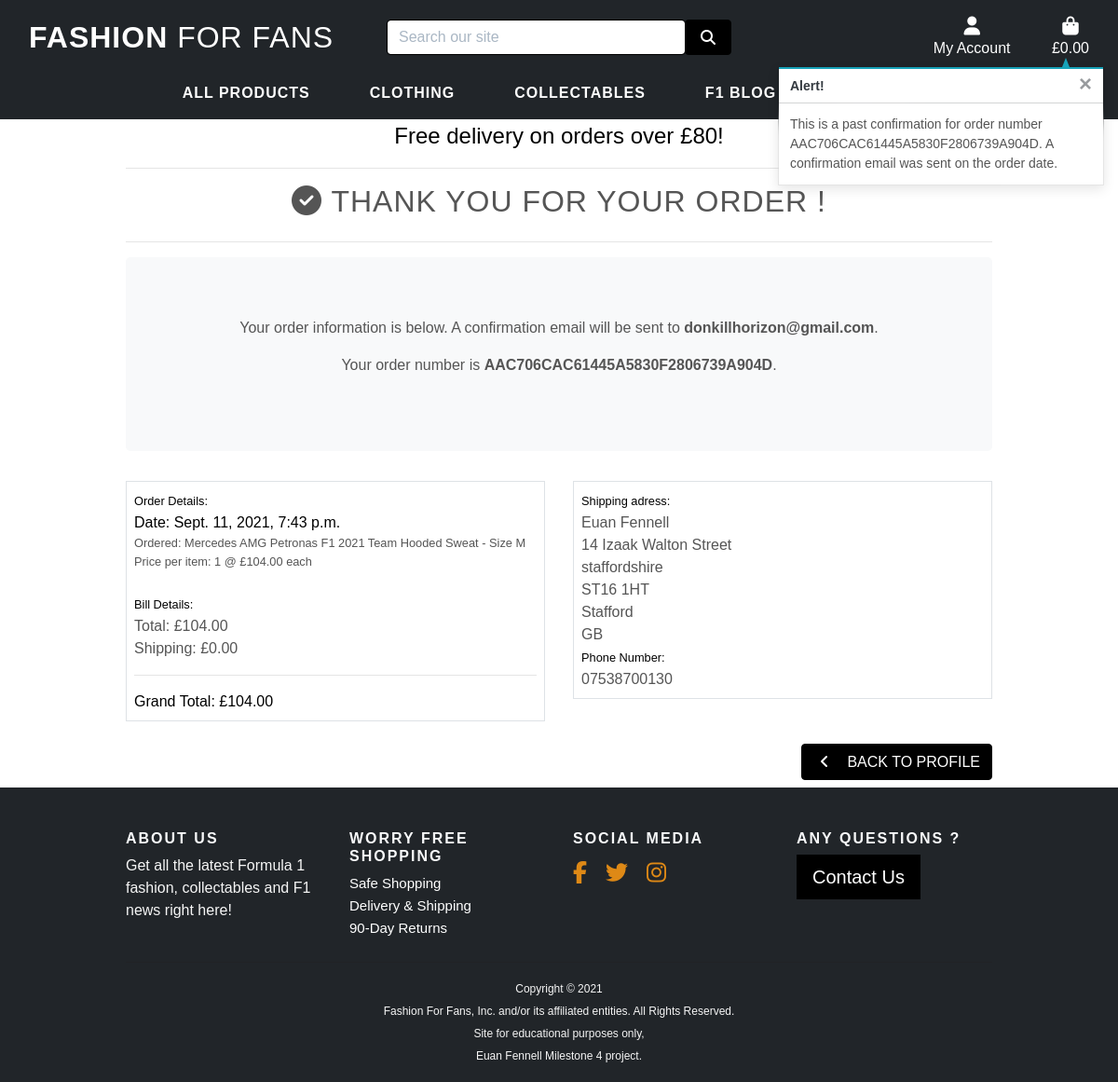
/profile/order_history/AAC706CAC61445A5830F2806739A904D, run on the app's committed database.
### checkout/models.py (models this page shows, shortened)
class Order(models.Model):
    order_number = models.CharField(max_length=32, null=False, editable=False)
    user_profile = models.ForeignKey(UserProfile, on_delete=models.SET_NULL,
                                     null=True, blank=True,
                                     related_name='orders')
    full_name = models.CharField(max_length=50, null=False, blank=False)
    email = models.EmailField(max_length=254, null=False, blank=False)
    phone_number = models.CharField(max_length=20, null=False, blank=False)
    country = CountryField(blank_label='Country *', null=False, blank=False)
    postcode = models.CharField(max_length=20, null=True, blank=True)
    town_or_city = models.CharField(max_length=40, null=False, blank=False)
    street_address1 = models.CharField(max_length=80, null=False, blank=False)
    street_address2 = models.CharField(max_length=80, null=True, blank=True)
    county = models.CharField(max_length=80, null=True, blank=True)
    date = models.DateTimeField(auto_now_add=True)
    delivery_cost = models.DecimalField(max_digits=6, decimal_places=2,
                                        null=False, default=0)
    order_total = models.DecimalField(max_digits=10, decimal_places=2,
                                      null=False, default=0)
    grand_total = models.DecimalField(max_digits=10, decimal_places=2,
                                      null=False, default=0)
    original_bag = models.TextField(null=False, blank=False, default='')
    stripe_pid = models.CharField(max_length=254, null=False,
                                  blank=False, default='')

class OrderLineItem(models.Model):
    order = models.ForeignKey(Order, null=False, blank=False, on_delete=models.CASCADE, related_name='lineitems')
    product = models.ForeignKey(Product, null=False, blank=False, on_delete=models.CASCADE)
    product_size = models.CharField(max_length=2, null=True, blank=True)  # XS, S, M, L, XL
    quantity = models.IntegerField(null=False, blank=False, default=0)
    lineitem_total = models.DecimalField(max_digits=6, decimal_places=2, null=False, blank=False, editable=False)

### products/models.py (models this page shows, shortened)
class Product(models.Model):
    Sizes = (('XS', 'X-Small'), ('S', 'Small'), ('M', 'Medium'),
             ('L', 'Large'), ('XL', 'X-Large'))
    INTEGER_QTY = [tuple([x, x]) for x in range(1, 2500)]
    category = models.ForeignKey(
        'Category', null=True, blank=True, on_delete=models.SET_NULL)
    team = models.ForeignKey(
        'Team', null=True, blank=True, on_delete=models.SET_NULL)
    sku = models.CharField(max_length=254, null=True, blank=True)
    name = models.CharField(max_length=254)
    description = models.TextField()
    has_sizes = models.BooleanField(default=False, null=True, blank=True)
    size = MultiSelectField(choices=Sizes, null=True, blank=True)
    qty = models.IntegerField(default='5')
    price = models.DecimalField(max_digits=6, decimal_places=2)
    image_url = models.URLField(max_length=1024, null=True, blank=True)
    image = models.ImageField(null=True, blank=True)

### profiles/views.py (the view)
# urls.py: path('order_history/<order_number>', views.order_history, name='order_history'),
def order_history(request, order_number):
    order = get_object_or_404(Order, order_number=order_number)
    messages.info(request, (
        f'This is a past confirmation for order number {order_number}. '
        'A confirmation email was sent on the order date.'
    ))
    template = 'checkout/checkout_success.html'
    context = {
        'order': order,
        'from_profile': True,
    }
    return render(request, template, context)

### bag/contexts.py (called while the page is built, shortened)
def bag_contents(request):
    bag_items = []
    total = 0
    product_count = 0
    bag = request.session.get('bag', {})
    if total < settings.FREE_DELIVERY_THRESHOLD:
        delivery = total * Decimal(settings.STANDARD_DELIVERY_PERCENTAGE/100)
        free_delivery_delta = settings.FREE_DELIVERY_THRESHOLD - total
    else:
        delivery = 0
        free_delivery_delta = 0
    grand_total = delivery + total
    context = {
        'bag_items': bag_items,
        'total': total,
        'product_count': product_count,
        'delivery': delivery,
        'free_delivery_delta': free_delivery_delta,
        'free_delivery_threshold': settings.FREE_DELIVERY_THRESHOLD,
        'grand_total': grand_total,
    }
    return context

### checkout/templates/checkout/checkout_success.html (shortened to what this page needs)
{% extends "base.html" %}
{% load static %}
{% block extra_css %}
    <link rel="stylesheet" href="{% static 'checkout/css/checkout.css' %}">
{% endblock %}
{% block page_header %}
    <div class="container header-container">
    </div>
{% endblock %}
{% block content %}
    <div class="overlay"></div>
    <div class="container checkout-container">
        <div class="row">
            <div class="col text-center">
                <hr>
                <h2 class="logo-font mb-4 text-full main-font"><i class="fas fa-check-circle"></i> Thank you for your order !</h2>
                <hr>
                <div class=" jumbotron bg-light">
                    <p class="text-full bg-light main-font">Your order information is below. A confirmation email will be sent to <strong>{{ order.email }}</strong>.</p>
                    <p class="text-full bg-light main-font">Your order number is <strong>{{ order.order_number }}</strong>.</p>
                </div>
            </div>
        </div>
        <div class="row">
            <div class="col-12 col-lg-6">
                <div class="order-confirmation-wrapper p-2 border text-full">
                    <small class="text-black">Order Details:</small>
                    <p class="mb-0 text-black"> Date: {{ order.date }}</p>
                    {% for item in order.lineitems.all %}
                        <p class="small mb-0 main-font"> Ordered:
                            {{ item.product.name }}{% if item.product_size %} - Size {{ item.product_size|upper }}{% endif %}
                        </p>
                        <p class="small mb-0 main-font">Price per item: {{ item.quantity }} @ £{{ item.product.price }} each</p><br>
                    {% endfor %}
                    <small class="text-black">Bill Details:</small>
                    <p class="mb-0 main-font">Total: £{{ order.order_total }}</p>
                    <p class="mb-0 main-font">Shipping: £{{ order.delivery_cost }}</p>
                    <hr>
                    <p class="mb-0 text-black">Grand Total: £{{ order.grand_total }}</p>
                </div>
            </div>
            <div class="col-12 col-lg-6">
                <div class="order-confirmation-wrapper p-2 border text-full">
                    <small class="text-black">Shipping adress:</small>
                     <p class="mb-0 main-font">{{ order.full_name }}</p>
                     <p class="mb-0 main-font">{{ order.street_address1 }}</p>
                    {% if order.county %}
                        <p class="mb-0 main-font">{{ order.county }}</p>
                    {% endif %}
                    {% if order.postcode %}
                        <p class="mb-0 main-font">{{ order.postcode }}</p>
                    {% endif %}
                    <p class="mb-0 main-font">{{ order.town_or_city }}</p>
                    <p class="mb-0 main-font">{{ order.country }}</p>
                    <small class="text-black">Phone Number:</small>
                    <p class="mb-0 main-font">{{ order.phone_number }}</p>
                </div>
            </div>
        </div>
        <div class="row">
			<div class="col-12 text-right mt-3">
                {% if from_profile %}
                    <a href="{% url 'profile' %}" class="btn btn-outline-white text-full rounded my-2">
                        <span class="icon mr-2">
                            <i class="fas fa-angle-left"></i>
                        </span>
                        <span class="text-uppercase">Back to Profile</span>
                    </a>
                {% endif %}
			</div>
        </div>
    </div>
{% endblock %}

### static/css/base.css (style rules this page uses)
:root { --main-font-color-dark: #555; }
:root { --body-font: 'Monserrat', sans-serif; --h1-font-size: 2.5rem; --h2-font-size: 2.3rem; --small-font-size: 0.75rem; --normal-font-size: 0.93rem; --medium-font-size: 1.2rem; --large-font-size: 2.7rem; }
@media screen and (min-width: 768px) { :root { --h1-font-size: 4.5rem; --h2-font-size: 3.56rem; --small-font-size: 0.813rem; --normal-font-size: 1rem; --large-font-size: 10rem; } }
html { height: 100%; scroll-behavior: smooth; }
body { background: linear-gradient(to bottom, rgba(0,0,0,0.6), rgba(0,0,0,0.6)), url('/media/home-image-alt.png') no-repeat center center fixed; -webkit-background-size: cover; -moz-background-size: cover; -o-background-size: cover; background-size: cover; height: calc(100vh - 164px); color: #f5f5f5; font-family: var(--body-font); }
p { font-size: var(--normal-font-size); }
a { text-decoration: none !important; }
.icon { align-items: center; display: inline-flex; justify-content: center; height: 1.5rem; width: 1.5rem; }
.logo-font { text-transform: uppercase; letter-spacing: 1px; }
.btn-outline-white { background: black; color: white !important; border: 1px solid black; }
.text-black { color: #000 !important; }
.main-font { color: var(--main-font-color-dark); }
.overlay { height: 100%; width: 100%; top: 0; left: 0; position: fixed; background: #fff; z-index: -1; }
@media (min-width: 1200px) { .container { max-width: 80%; } }
@media (min-width: 992px) { .header-container { padding-top: 164px; } }

### data on the page
Order: email "donkillhorizon@gmail.com", order_number "AAC706CAC61445A5830F2806739A904D", date "Sept. 11, 2021, 7:43 p.m.", order_total "104.00", delivery_cost "0.00", grand_total "104.00", full_name "Euan Fennell", street_address1 "14 Izaak Walton Street", county "staffordshire", postcode "ST16 1HT", town_or_city "Stafford", country "GB", phone_number "07538700130"
OrderLineItem: product.name "Mercedes AMG Petronas F1 2021 Team Hooded Sweat", product_size "M", quantity "1", product.price "104.00"

### other printed values
{{ free_delivery_threshold }} "80"
{{ message }} "This is a past confirmation for order number AAC706CAC61445A5830F2806739A904D. A confirmation email was sent on the order date."
